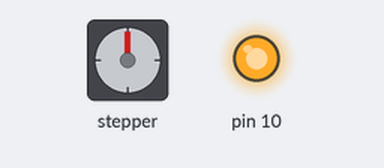
A sketch run on a simulated Arduino Uno, built with avr-gcc and run on an emulated ATmega328P. Shown: stepper motor, output pins drawn as LEDs (lit = HIGH). Wiring (inferred from the names in the program): stepper motor driver (200 steps per turn assumed): step pin 5; direction pin 4; enable pin 6. Pins used as bus, display or sensor lines are not drawn; what the sketch prints to the serial monitor is not drawn.

Above: at 0.1 s.
At 1.16 s:
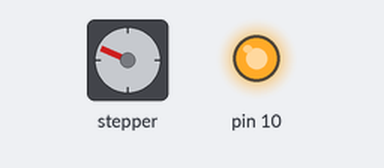
At 20.13 s:
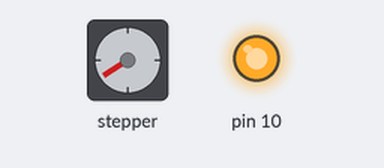
At 39.4 s:
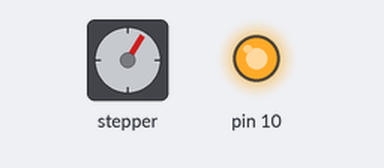
Timing chart, 0 to 40.0 s (numbered marks = the images above):
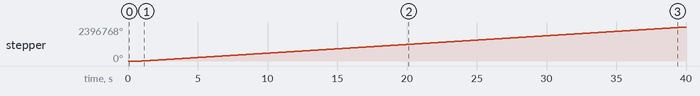

Measured:
- by itself, stepper: keeps turning clockwise at about 61456°/s

The sketch:

Control_vel.ino
```cpp
// en este programa se trata de que el PID este integrado en el encoderino y que desde serial se le envie desde simulink una posicion de referencia

#include <SPI.h>

#define CSN_PIN 11 //Pin slave-select del AS5047D
#define STEP_PIN 5 //Pin Step del DRV8825
#define DIR_PIN 4 //Pin Dir del DRV8825
#define EN_PIN 6 //Pin enable del DRV8825

#define INIT 0 // Posición inicial

#define TO_RAD 0.01745329   //2*PI/360
#define TO_RPM 6.2831853   //60/2*PI

// Unión para convertir un float en su representación en bytes
union Float {
  float raw;
  byte buffer[sizeof(float)];
};

float leerEncoder()  {
  long angulo;

  // COMUNICACIÓN SPI
  digitalWrite(CSN_PIN, LOW);
  byte msb = SPI.transfer(0xFF);
  byte lsb = SPI.transfer(0xFF);
  digitalWrite(CSN_PIN, HIGH);

  angulo = (((msb << 8) | lsb) & 0X3FFF); // msb | lsb (usando 14 bit)

  return ((float) angulo) * 0.0219726;
}


// Diferencia entre ángulos (-180<phi<=180)
float difAngle(float a, float b) {
  double angulo = a - b;
  double aux = angulo;
  //zona muerta

  if (angulo <= -180.0)
    aux = 360.0 + angulo;
  else if (angulo > 180.0)
    aux = -360.0 + angulo;
  //if (aux<0.01) aux=0;
  return aux;
}


void setup() {
  pinMode(LED_BUILTIN, OUTPUT); // LED
  pinMode(CSN_PIN, OUTPUT);     // Chip Select SPI
  pinMode(STEP_PIN, OUTPUT);    // Step Driver
  pinMode(DIR_PIN, OUTPUT);     // Dir Driver
  pinMode(EN_PIN, OUTPUT);      // Enable Driver

  digitalWrite(LED_BUILTIN, HIGH); // Encender LED, inicialización

  // Serial
  Serial.begin(115200);         // Comunicación Serial a 115200 Baudios
  Serial.setTimeout(5);         // Timeout de 5ms

  // SPI
  SPISettings settings(10000000, MSBFIRST, SPI_MODE1);  // Parámetros de la comunicación (Datasheet AS5047D)
  SPI.begin();                                          // Iniciar la comunicación
  delay(1000);                                          // TODO (Probar si es necesario)
  SPI.beginTransaction(settings);                       // Empezar comunicación SPI

  digitalWrite(LED_BUILTIN, LOW); // Apagar LED

  digitalWrite(EN_PIN, LOW);  // Encender Driver
}
long int t = millis();

unsigned long dly = 0;

Float speed, angleRef, angleRead;


float error, Kp, Ki, Kf, PID, inc_t;
float Past_error = 0;
float t0 = 0;
float V0 = 0;
float V1 = 0;
float angle0 = 0;
float angle1 = 0;
float SpeedRef = 10;
float diff;

void loop() {
  Kp = 5;
  Ki = 0.5;
  Kf = 0.2;
  angleRead.raw = leerEncoder();

  diff = (difAngle(angleRead.raw, angle1)) * TO_RAD;
  angle1 = angleRead.raw;

  inc_t = (millis() - t0) / 1000;

  V1 = diff / inc_t;

  t0 = millis();
  V1 = V0 + Kf * (V1 - V0);
  V0 = V1;

  error = SpeedRef - V1;

  PID = SpeedRef + (Kp*(1+error/10)) * error + Ki * (error - Past_error);
  Past_error = error;

  Serial.println(error);

  //calcula la velocidad
  //transformar a RPM

  dly = fabs(1.0 / (PID)) * (4.90873) * 1e2;

  if (PID == 0) dly = 0;

  t = millis();

  while (millis() - t < 10) {
    if (dly == 0) continue;
    if (error >= 0) {
      digitalWrite(DIR_PIN, HIGH);
      digitalWrite(STEP_PIN, HIGH);
      delayMicroseconds(dly);
      digitalWrite(STEP_PIN, LOW);
      delayMicroseconds(dly);
    } else {
      digitalWrite(DIR_PIN, LOW);
      digitalWrite(STEP_PIN, HIGH);
      delayMicroseconds(dly);
      digitalWrite(STEP_PIN, LOW);
      delayMicroseconds(dly);
    }

  }


}
```
